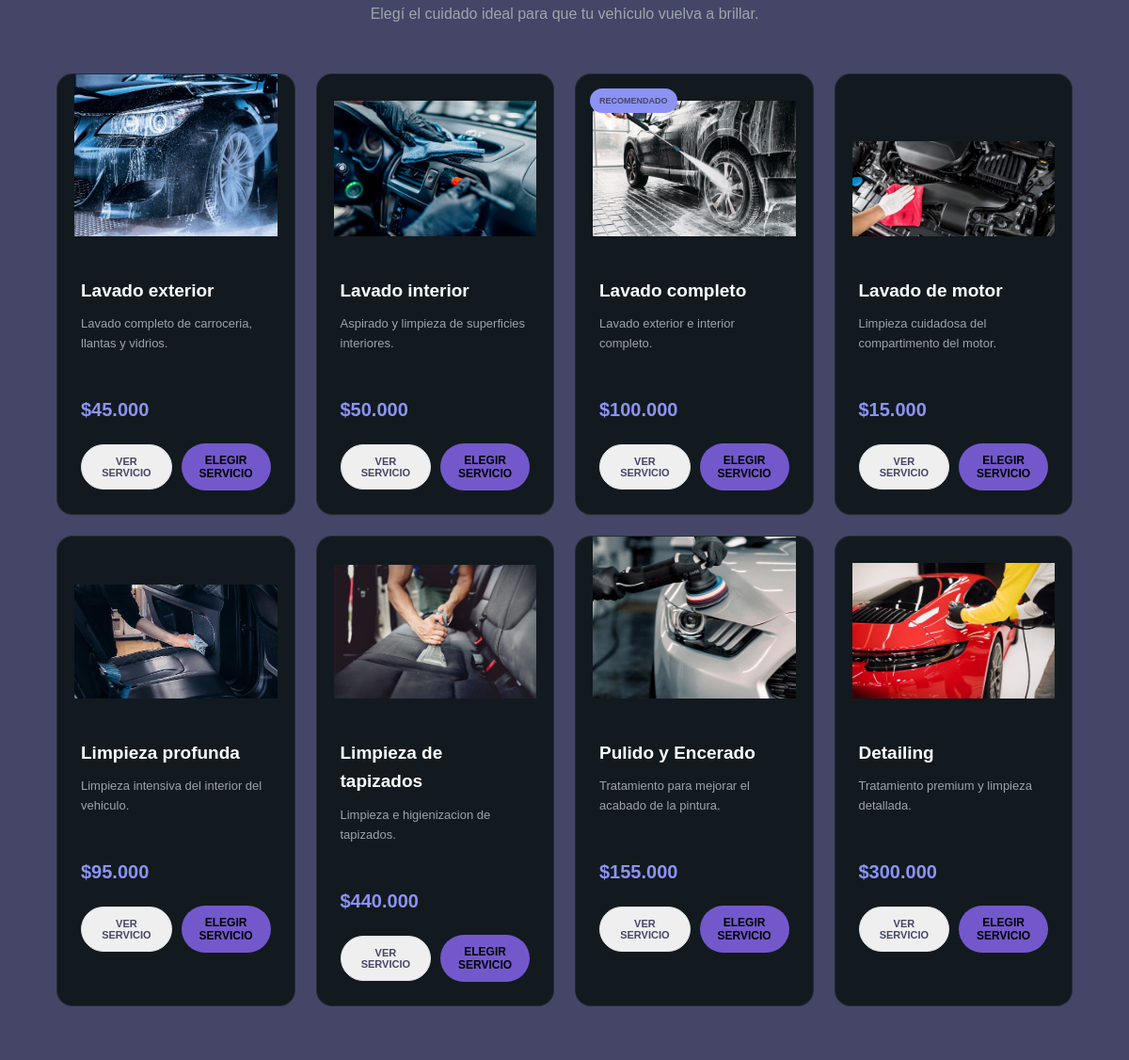
The app's page / (middle part), older data.
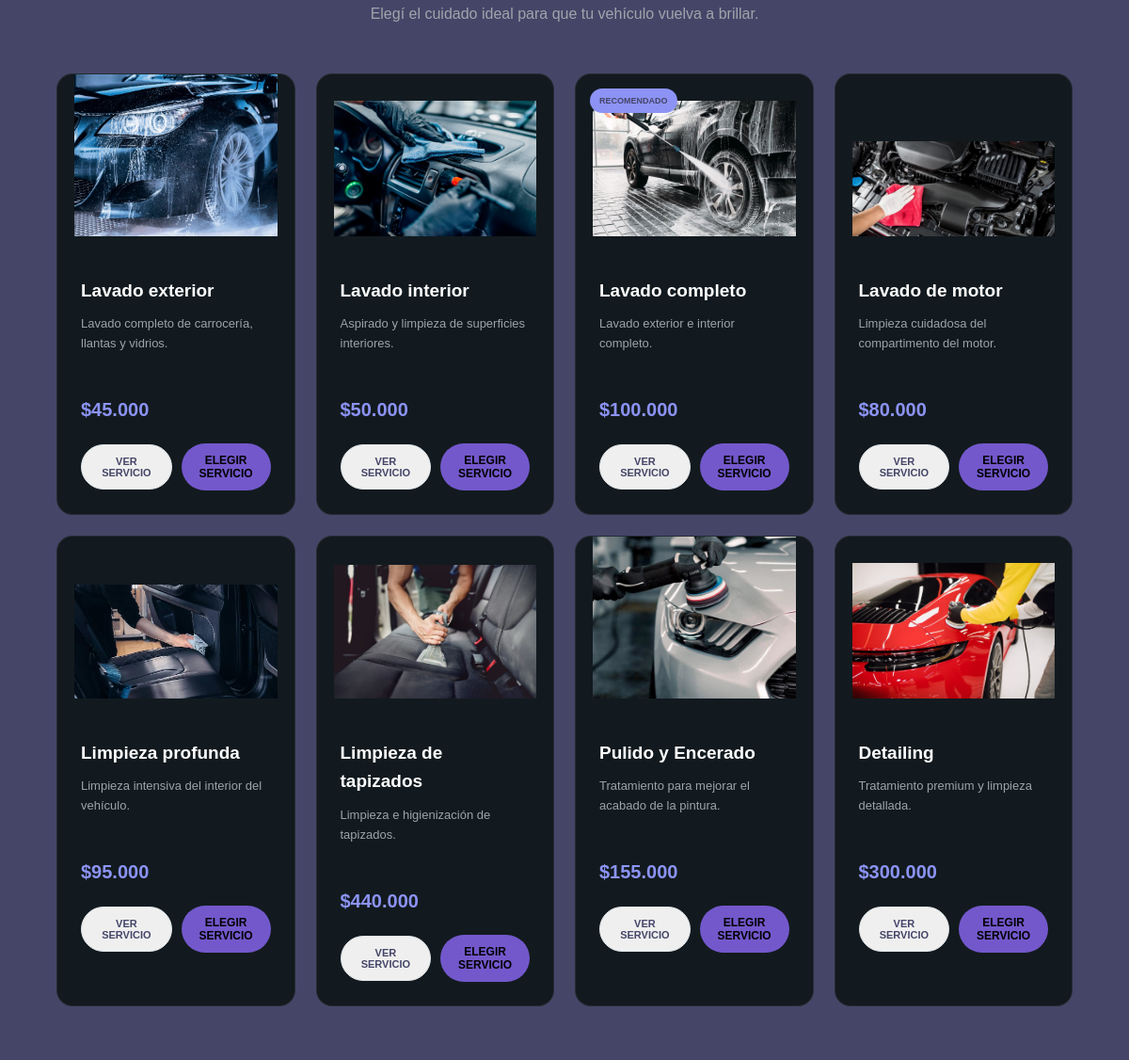
The same page, newer data.
### tables this page shows
CREATE TABLE servicios (
    id_servicio INT AUTO_INCREMENT PRIMARY KEY,
    nombre      VARCHAR(100)  NOT NULL,
    precio      DECIMAL(10,2) NOT NULL,
    descripcion TEXT DEFAULT NULL,
    duracion    VARCHAR(50)   DEFAULT NULL
);

### index.php (the view, shortened to what this page needs)
<?php
require_once __DIR__ . "/conexion.php";
$sql = "SELECT id_servicio, nombre, precio, descripcion, duracion
        FROM servicios
        ORDER BY id_servicio";
$resultado = $conn->query($sql);
$servicios = $resultado->fetch_all(MYSQLI_ASSOC);
$imagenes = [
    1 => "img/limpieza-exterior.jpg",
    2 => "img/interior.jpg",
    3 => "img/lavado completo.png",
    4 => "img/motor lavado.png",
    5 => "img/limpieza profunda.png",
    6 => "img/tapizados.png",
    7 => "img/pulido y encerado.png",
    8 => "img/detailing.jpg",
];
$incluye = [
    3 => [
        "Lavado exterior",
        "Limpieza de llantas",
        "Limpieza de vidrios",
        "Aspirado interior",
        "Limpieza de tablero",
        "Limpieza de alfombras"
    ]
];
function e($t) {
    return htmlspecialchars(
        (string)$t,
        ENT_QUOTES,
        "UTF-8"
    );
}
function ruta($r) {
    return e(str_replace(" ", "%20", $r));
}
function pesos($n) {
    return "$" . number_format((float)$n, 0, ",", ".");
}
?>
<!DOCTYPE html>
<html lang="es">
<head>
<link rel="stylesheet" href="style.css">
</head>
<body>
<main>
<form id="form-reserva" method="POST" action="guardar_turno.php">
<section id="servicios" class="seccion servicios">
<div class="contenedor">
<div class="titulo-seccion centrado">
<p>Elegí el cuidado ideal para que tu vehículo vuelva a brillar.</p>
</div>
<div class="servicios-grid">
<?php foreach ($servicios as $s):
    $id  = (int)$s['id_servicio'];
    $img = $imagenes[$id] ?? "img/fotoprincipal.jpg";
    $inc = $incluye[$id] ?? [];
    $destacado = ($id === 3);
?>
<article class="tarjeta-servicio<?= $destacado ? ' destacado' : '' ?>"
    data-id="<?= $id ?>"
    data-nombre="<?= e($s['nombre']) ?>"
    data-precio="<?= (int)$s['precio'] ?>"
    data-duracion="<?= e($s['duracion']) ?>"
    data-desc="<?= e($s['descripcion']) ?>"
    data-img="<?= ruta($img) ?>"
    data-incluye="<?= e(json_encode($inc, JSON_UNESCAPED_UNICODE)) ?>">
<div class="imagen-servicio">
<img src="<?= ruta($img) ?>" alt="<?= e($s['nombre']) ?>" loading="lazy">
<?php if ($destacado): ?><b class="insignia">RECOMENDADO</b><?php endif; ?>
</div>
<div class="contenido-servicio">
<h3><?= e($s['nombre']) ?></h3>
<p><?= e($s['descripcion']) ?></p>
<strong class="precio-servicio"><?= pesos($s['precio']) ?></strong>
 <div class="botones-servicio">
<button type="button" class="boton-secundario boton-ver">VER SERVICIO</button>
<button type="button" class="boton-carrito boton-elegir">ELEGIR SERVICIO</button>
 </div>
</div>
</article>
<?php endforeach; ?>
</div>
</div>
</section>
</form>
</main>
</body>
</html>

### style.css (style rules this page uses)
:root { --negro: #454568; --negro-claro: #121a1f; --violeta: #8c93f5; --violeta-oscuro: #7358cc; --blanco: #ffffff; --gris-claro: #f3f5f6; --gris: #000000; --gris-oscuro: #83779e; --borde: #dfe4e7; --ancho: 1200px; --sombra: 0 15px 40px rgba(0, 0, 0, 0.10); --transicion: all 0.3s ease; }
* { margin: 0; padding: 0; box-sizing: border-box; }
html { scroll-behavior: smooth; }
body { font-family: Arial, Helvetica, sans-serif; background: var(--gris-claro); color: var(--negro); line-height: 1.6; }
img { max-width: 100%; display: block; }
button, input, select { font-family: inherit; }
button { cursor: pointer; }
.contenedor { width: min(90%, var(--ancho)); margin: 0 auto; }
.boton-secundario { display: inline-flex; align-items: center; justify-content: center; padding: 11px 18px; border: 1px solid var(--borde); border-radius: 30px; color: var(--negro); font-size: 11px; font-weight: bold; transition: var(--transicion); }
.seccion { padding: 100px 0; }
.titulo-seccion { margin-bottom: 50px; }
.titulo-seccion.centrado { text-align: center; }
.titulo-seccion > p:last-child { color: var(--gris); }
form { width: 100%; }
.servicios { background: var(--negro); color: var(--blanco); }
.servicios .titulo-seccion > p:last-child { color: #9ca6aa; }
.servicios-grid { display: grid; grid-template-columns: repeat(4, 1fr); gap: 22px; }
.tarjeta-servicio { overflow: hidden; background: var(--negro-claro); border: 1px solid rgba(255, 255, 255, 0.08); border-radius: 17px; transition: var(--transicion); }
.imagen-servicio { height: 190px; position: relative; display: flex; align-items: flex-end; justify-content: flex-end; padding: 18px; background: linear-gradient( 135deg, #26343b, #7e929e ); background-image: url(https://share.google/images/JDXSkYQS5kwJps1io); }
.imagen-servicio::after { position: absolute; left: 18px; bottom: 15px; color: rgba(255,255,255,.1); font-size: 45px; font-weight: 900; }
.imagen-servicio b { position: absolute; top: 15px; left: 15px; padding: 6px 10px; background: var(--violeta); color: var(--negro); border-radius: 20px; font-size: 9px; }
.contenido-servicio { padding: 25px; }
.contenido-servicio h3 { margin-bottom: 10px; font-size: 19px; }
.contenido-servicio p { min-height: 70px; margin-bottom: 15px; color: #9ba5a9; font-size: 13px; }
.contenido-servicio strong { display: block; margin-bottom: 20px; color: var(--violeta); font-size: 20px; }
.botones-servicio { display: flex; gap: 10px; align-items: center; }
.botones-servicio .boton-secundario, .botones-servicio .boton-carrito { flex:1; }
.boton-carrito { padding:11px 18px; width: 10; border: none; border-radius: 30px; background-color: var(--violeta-oscuro); color: var(-negro); font-size: 12px; font-weight: bold; cursor: pointer; transition:var(--transicion); }

Row changes from the older to the newer data that the page shows:
changed servicios "Lavado exterior": descripcion "Lavado completo de carroceria, llantas y vidrios." → "Lavado completo de carrocería, llantas y vidrios."
changed servicios "Lavado de motor": precio "$15.000" → "$80.000"
changed servicios "Limpieza profunda": descripcion "Limpieza intensiva del interior del vehiculo." → "Limpieza intensiva del interior del vehículo."
changed servicios "Limpieza de tapizados": descripcion "Limpieza e higienizacion de tapizados." → "Limpieza e higienización de tapizados."
